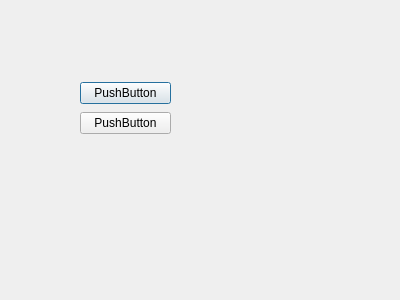
<?xml version="1.0" encoding="UTF-8"?>
<ui version="4.0">
 <class>example</class>
 <widget class="QDialog" name="example">
  <property name="geometry">
   <rect>
    <x>0</x>
    <y>0</y>
    <width>400</width>
    <height>300</height>
   </rect>
  </property>
  <property name="windowTitle">
   <string>Dialog</string>
  </property>
  <widget class="QWidget" name="">
   <property name="geometry">
    <rect>
     <x>80</x>
     <y>80</y>
     <width>91</width>
     <height>58</height>
    </rect>
   </property>
   <layout class="QGridLayout" name="gridLayout">
    <item row="0" column="0">
     <widget class="QPushButton" name="pushButton">
      <property name="text">
       <string>PushButton</string>
      </property>
     </widget>
    </item>
    <item row="1" column="0">
     <widget class="QPushButton" name="pushButton_2">
      <property name="text">
       <string>PushButton</string>
      </property>
     </widget>
    </item>
   </layout>
  </widget>
 </widget>
 <resources/>
 <connections/>
</ui>
